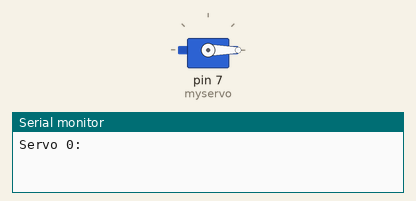
Simulated run of this sketch. Board: Arduino Uno, built with avr-gcc and run on an emulated ATmega328P. Shown: servo, the last lines printed to the serial monitor.

Above: at 0.05 s.
At 4.0 s:
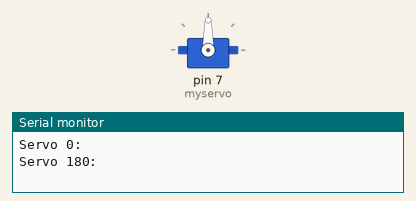
Timing chart, 0 to 5.2 s (numbered marks = the images above):
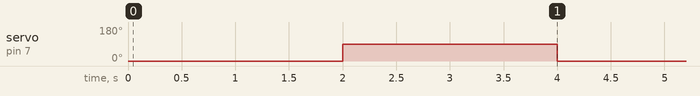

The sketch:

mg995_servo.ino
```cpp
#include <Servo.h>
Servo myservo;
void setup() {
  Serial.begin(9600);
  myservo.attach(7);
}
void loop() {
  myservo.write(0);
  Serial.println("Servo 0:");
  delay(2000);
  myservo.write(90);
  Serial.println("Servo 180:");
  delay(2000);
}
```

Measured:
- by itself, servo on pin 7 (myservo): alternates 90° for 2.0 s and 0° for 2.0 s
